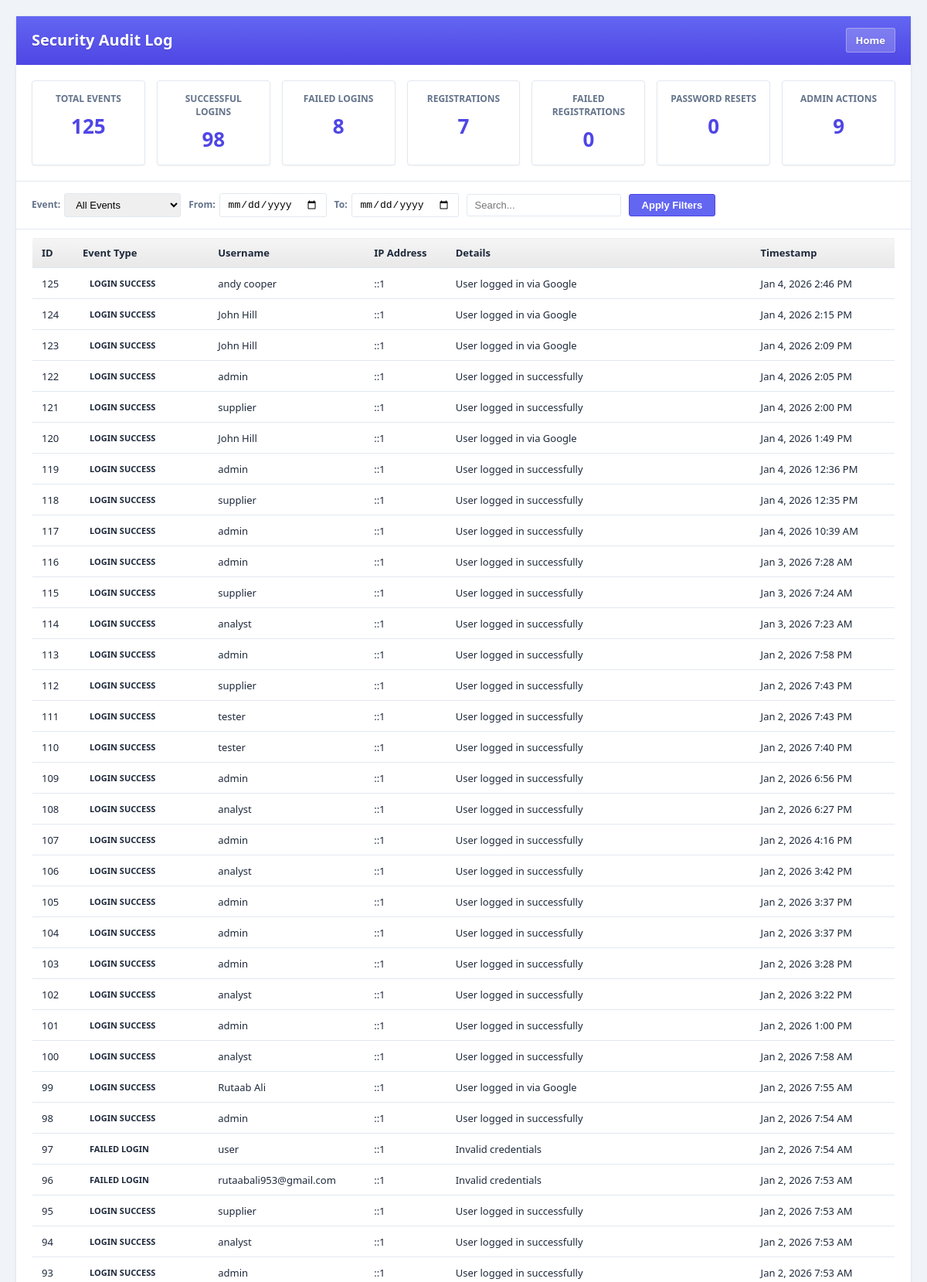
Screenshot of /maintenance/security_audit.php (upper part) with the database file from the repository.
### tables this page shows
CREATE TABLE `security_logs` (
  `id` int(11) NOT NULL,
  `event_type` varchar(50) NOT NULL,
  `user_id` int(11) DEFAULT NULL,
  `username` varchar(100) DEFAULT NULL,
  `ip_address` varchar(45) DEFAULT NULL,
  `details` text DEFAULT NULL,
  `created_at` timestamp NOT NULL DEFAULT current_timestamp()
);

### maintenance/security_audit.php (the view, shortened to what this page needs)
<?php
include '../config/db.php';
$createTableSQL = "CREATE TABLE IF NOT EXISTS security_logs (
    id INT AUTO_INCREMENT PRIMARY KEY,
    event_type VARCHAR(50) NOT NULL,
    user_id INT DEFAULT NULL,
    username VARCHAR(100) DEFAULT NULL,
    ip_address VARCHAR(45) DEFAULT NULL,
    details TEXT DEFAULT NULL,
    created_at TIMESTAMP DEFAULT CURRENT_TIMESTAMP,
    INDEX idx_event_type (event_type),
    INDEX idx_user_id (user_id),
    INDEX idx_created_at (created_at)
) ENGINE=InnoDB DEFAULT CHARSET=utf8mb4";
$conn->query($createTableSQL);
$eventType = $_GET['event_type'] ?? 'all';
$dateFrom = $_GET['date_from'] ?? '';
$dateTo = $_GET['date_to'] ?? '';
$search = $_GET['search'] ?? '';
$whereClause = " WHERE 1=1";
$logs = $conn->query("SELECT * FROM security_logs $whereClause ORDER BY created_at DESC LIMIT 100");
$stats = [
    'total' => $conn->query("SELECT COUNT(*) as count FROM security_logs")->fetch_assoc()['count'],
    'login_success' => $conn->query("SELECT COUNT(*) as count FROM security_logs WHERE event_type = 'login_success'")->fetch_assoc()['count'],
    'failed_login' => $conn->query("SELECT COUNT(*) as count FROM security_logs WHERE event_type = 'failed_login'")->fetch_assoc()['count'],
    'user_registration' => $conn->query("SELECT COUNT(*) as count FROM security_logs WHERE event_type = 'user_registration'")->fetch_assoc()['count'],
    'registration_failed' => $conn->query("SELECT COUNT(*) as count FROM security_logs WHERE event_type = 'registration_failed'")->fetch_assoc()['count'],
    'password_reset' => $conn->query("SELECT COUNT(*) as count FROM security_logs WHERE event_type = 'password_reset'")->fetch_assoc()['count'],
    'admin_action' => $conn->query("SELECT COUNT(*) as count FROM security_logs WHERE event_type = 'admin_action'")->fetch_assoc()['count'],
];
?>
<!DOCTYPE html>
<html>
<head>
</head>
<body>
    <div class="container">
        <h1>Security Audit Log <a href="index.php" style="text-decoration: none; display: inline-block; padding: 6px 12px; font-size: 13px; font-weight: 600; border-radius: 3px; cursor: pointer; margin-left: auto; background: rgba(255,255,255,0.2); color: white; border: 1px solid rgba(255,255,255,0.3);">Home</a></h1>
        <div class="stats">
            <div class="stat-card">
                <h3>Total Events</h3>
                <div class="number"><?= number_format($stats['total']) ?></div>
            </div>
            <div class="stat-card">
                <h3>Successful Logins</h3>
                <div class="number"><?= number_format($stats['login_success']) ?></div>
            </div>
            <div class="stat-card">
                <h3>Failed Logins</h3>
                <div class="number"><?= number_format($stats['failed_login']) ?></div>
            </div>
            <div class="stat-card">
                <h3>Registrations</h3>
                <div class="number"><?= number_format($stats['user_registration']) ?></div>
            </div>
            <div class="stat-card">
                <h3>Failed Registrations</h3>
                <div class="number"><?= number_format($stats['registration_failed']) ?></div>
            </div>
            <div class="stat-card">
                <h3>Password Resets</h3>
                <div class="number"><?= number_format($stats['password_reset']) ?></div>
            </div>
            <div class="stat-card">
                <h3>Admin Actions</h3>
                <div class="number"><?= number_format($stats['admin_action']) ?></div>
            </div>
        </div>
        <form class="filters" method="get">
            <div class="filter-group">
                <label>Event:</label>
                <select name="event_type">
                    <option value="all" <?= $eventType == 'all' ? 'selected' : '' ?>>All Events</option>
                </select>
            </div>
            <div class="filter-group">
                <label>From:</label>
                <input type="date" name="date_from" value="<?= htmlspecialchars($dateFrom) ?>">
            </div>
            <div class="filter-group">
                <label>To:</label>
                <input type="date" name="date_to" value="<?= htmlspecialchars($dateTo) ?>">
            </div>
            <div class="filter-group">
                <input type="text" name="search" placeholder="Search..." value="<?= htmlspecialchars($search) ?>" style="width: 200px;">
            </div>
            <button type="submit" class="btn-filter">Apply Filters</button>
        </form>
        <table>
            <thead>
                <tr>
                    <th>ID</th>
                    <th>Event Type</th>
                    <th>Username</th>
                    <th>IP Address</th>
                    <th>Details</th>
                    <th>Timestamp</th>
                </tr>
            </thead>
            <tbody>
                <?php if ($logs && $logs->num_rows > 0): ?>
                    <?php while ($log = $logs->fetch_assoc()): ?>
                    <tr>
                        <td><?= $log['id'] ?></td>
                        <td><span class="badge badge-<?= $log['event_type'] ?>"><?= strtoupper(str_replace('_', ' ', $log['event_type'])) ?></span></td>
                        <td><?= htmlspecialchars($log['username'] ?? 'N/A') ?></td>
                        <td><?= htmlspecialchars($log['ip_address'] ?? 'N/A') ?></td>
                        <td><?= htmlspecialchars($log['details']) ?></td>
                        <td><?= date('M j, Y g:i A', strtotime($log['created_at'])) ?></td>
                    </tr>
                    <?php endwhile; ?>
                <?php endif; ?>
            </tbody>
        </table>
    </div>
</body>
</html>

### maintenance/security_audit.php (style rules this page uses)
:root { --primary-color: #6366f1; --primary-dark: #4f46e5; --secondary-color: #f8fafc; --text-dark: #1e293b; --text-light: #64748b; --shadow: 0 4px 12px rgba(0, 0, 0, 0.05); --shadow-lg: 0 10px 30px rgba(0, 0, 0, 0.1); --border-radius: 8px; --transition: all 0.2s ease-out; --pma-bg: #f0f4f8; --pma-bg-hover: #e6f2f9; --pma-border: #e2e8f0; --pma-success: #10b981; --pma-warning: #f59e0b; --pma-danger: #ef4444; --pma-primary: #6366f1; --pma-primary-dark: #4f46e5; --pma-text: #1e293b; --pma-text-light: #64748b; }
* { margin: 0; padding: 0; box-sizing: border-box; }
body { font-family: 'Segoe UI', 'Source Sans Pro', 'Ubuntu', 'DejaVu Sans', sans-serif; font-size: 13px; line-height: 1.4; color: var(--pma-text); background: var(--pma-bg); padding: 20px; }
.container { max-width: 1600px; margin: 0 auto; background: white; border: 1px solid var(--pma-border); border-radius: 4px; box-shadow: 0 1px 3px rgba(0,0,0,0.05); }
h1 { font-size: 20px; font-weight: 600; color: white; background: linear-gradient(to bottom, var(--pma-primary), var(--pma-primary-dark)); padding: 15px 20px; margin: 0; border-bottom: 1px solid var(--pma-primary-dark); text-shadow: 0 1px 1px rgba(0,0,0,0.2); display: flex; align-items: center; gap: 10px; }
h1:before { font-size: 22px; }
.stats { display: grid; grid-template-columns: repeat(7, 1fr); gap: 15px; padding: 20px; border-bottom: 1px solid var(--pma-border); background: var(--pma-bg-header); }
.stat-card { background: white; border: 1px solid var(--pma-border); border-radius: 4px; padding: 15px; text-align: center; box-shadow: 0 1px 2px rgba(0,0,0,0.05); }
.stat-card h3 { font-size: 12px; color: var(--pma-text-light); font-weight: 600; margin-bottom: 8px; text-transform: uppercase; }
.stat-card .number { font-size: 26px; font-weight: 700; color: var(--pma-primary-dark); }
.filters { display: flex; align-items: center; gap: 10px; padding: 15px 20px; background: var(--pma-bg-header); border-bottom: 1px solid var(--pma-border); flex-wrap: wrap; }
.filter-group { display: flex; align-items: center; gap: 5px; }
.filter-group label { font-size: 12px; font-weight: 600; color: var(--pma-text-light); }
.filter-group select, .filter-group input { padding: 6px 10px; border: 1px solid var(--pma-border); border-radius: 3px; font-size: 13px; }
.btn-filter { padding: 6px 16px; background: var(--pma-primary); border: 1px solid var(--pma-primary-dark); border-radius: 3px; color: white; font-size: 13px; font-weight: 600; cursor: pointer; }
table { width: calc(100% - 40px); margin: 10px 20px 20px 20px; border-collapse: collapse; border: 1px solid var(--pma-border); border-radius: 3px; overflow: hidden; background: white; font-size: 13px; }
table th { background: linear-gradient(to bottom, #F5F5F5, #E8E8E8); color: var(--pma-text); font-weight: 600; padding: 10px 12px; border-bottom: 1px solid var(--pma-border); text-align: left; }
table tr { border-bottom: 1px solid var(--pma-border); transition: background-color 0.1s ease; }
table tr:nth-child(even) { background-color: var(--pma-bg-stripe); }
table td { padding: 10px 12px; vertical-align: middle; }
.badge { display: inline-block; padding: 3px 8px; font-size: 11px; font-weight: 600; line-height: 1; text-align: center; white-space: nowrap; border-radius: 3px; border: 1px solid transparent; text-transform: uppercase; }

### rows the page displays
security_logs: id "125", event_type "LOGIN SUCCESS", username "andy cooper", ip_address "::1", details "User logged in via Google", created_at "Jan 4, 2026 2:46 PM"
security_logs: id "124", event_type "LOGIN SUCCESS", username "John Hill", ip_address "::1", details "User logged in via Google", created_at "Jan 4, 2026 2:15 PM"
security_logs: id "123", event_type "LOGIN SUCCESS", username "John Hill", ip_address "::1", details "User logged in via Google", created_at "Jan 4, 2026 2:09 PM"
security_logs: id "122", event_type "LOGIN SUCCESS", username "admin", ip_address "::1", details "User logged in successfully", created_at "Jan 4, 2026 2:05 PM"
security_logs: id "121", event_type "LOGIN SUCCESS", username "supplier", ip_address "::1", details "User logged in successfully", created_at "Jan 4, 2026 2:00 PM"
security_logs: id "120", event_type "LOGIN SUCCESS", username "John Hill", ip_address "::1", details "User logged in via Google", created_at "Jan 4, 2026 1:49 PM"
security_logs: id "119", event_type "LOGIN SUCCESS", username "admin", ip_address "::1", details "User logged in successfully", created_at "Jan 4, 2026 12:36 PM"
security_logs: id "118", event_type "LOGIN SUCCESS", username "supplier", ip_address "::1", details "User logged in successfully", created_at "Jan 4, 2026 12:35 PM"
security_logs: id "117", event_type "LOGIN SUCCESS", username "admin", ip_address "::1", details "User logged in successfully", created_at "Jan 4, 2026 10:39 AM"
security_logs: id "116", event_type "LOGIN SUCCESS", username "admin", ip_address "::1", details "User logged in successfully", created_at "Jan 3, 2026 7:28 AM"
security_logs: id "115", event_type "LOGIN SUCCESS", username "supplier", ip_address "::1", details "User logged in successfully", created_at "Jan 3, 2026 7:24 AM"
security_logs: id "114", event_type "LOGIN SUCCESS", username "analyst", ip_address "::1", details "User logged in successfully", created_at "Jan 3, 2026 7:23 AM"
security_logs: id "113", event_type "LOGIN SUCCESS", username "admin", ip_address "::1", details "User logged in successfully", created_at "Jan 2, 2026 7:58 PM"
security_logs: id "112", event_type "LOGIN SUCCESS", username "supplier", ip_address "::1", details "User logged in successfully", created_at "Jan 2, 2026 7:43 PM"
security_logs: id "111", event_type "LOGIN SUCCESS", username "tester", ip_address "::1", details "User logged in successfully", created_at "Jan 2, 2026 7:43 PM"
security_logs: id "110", event_type "LOGIN SUCCESS", username "tester", ip_address "::1", details "User logged in successfully", created_at "Jan 2, 2026 7:40 PM"
security_logs: id "109", event_type "LOGIN SUCCESS", username "admin", ip_address "::1", details "User logged in successfully", created_at "Jan 2, 2026 6:56 PM"
security_logs: id "108", event_type "LOGIN SUCCESS", username "analyst", ip_address "::1", details "User logged in successfully", created_at "Jan 2, 2026 6:27 PM"
security_logs: id "107", event_type "LOGIN SUCCESS", username "admin", ip_address "::1", details "User logged in successfully", created_at "Jan 2, 2026 4:16 PM"
security_logs: id "106", event_type "LOGIN SUCCESS", username "analyst", ip_address "::1", details "User logged in successfully", created_at "Jan 2, 2026 3:42 PM"
security_logs: id "105", event_type "LOGIN SUCCESS", username "admin", ip_address "::1", details "User logged in successfully", created_at "Jan 2, 2026 3:37 PM"
security_logs: id "104", event_type "LOGIN SUCCESS", username "admin", ip_address "::1", details "User logged in successfully", created_at "Jan 2, 2026 3:37 PM"
security_logs: id "103", event_type "LOGIN SUCCESS", username "admin", ip_address "::1", details "User logged in successfully", created_at "Jan 2, 2026 3:28 PM"
security_logs: id "102", event_type "LOGIN SUCCESS", username "analyst", ip_address "::1", details "User logged in successfully", created_at "Jan 2, 2026 3:22 PM"
security_logs: id "101", event_type "LOGIN SUCCESS", username "admin", ip_address "::1", details "User logged in successfully", created_at "Jan 2, 2026 1:00 PM"
security_logs: id "100", event_type "LOGIN SUCCESS", username "analyst", ip_address "::1", details "User logged in successfully", created_at "Jan 2, 2026 7:58 AM"
security_logs: id "99", event_type "LOGIN SUCCESS", username "Rutaab Ali", ip_address "::1", details "User logged in via Google", created_at "Jan 2, 2026 7:55 AM"
security_logs: id "98", event_type "LOGIN SUCCESS", username "admin", ip_address "::1", details "User logged in successfully", created_at "Jan 2, 2026 7:54 AM"
security_logs: id "97", event_type "FAILED LOGIN", username "user", ip_address "::1", details "Invalid credentials", created_at "Jan 2, 2026 7:54 AM"
security_logs: id "96", event_type "FAILED LOGIN", username "rutaabali953@gmail.com", ip_address "::1", details "Invalid credentials", created_at "Jan 2, 2026 7:53 AM"
security_logs: id "95", event_type "LOGIN SUCCESS", username "supplier", ip_address "::1", details "User logged in successfully", created_at "Jan 2, 2026 7:53 AM"
security_logs: id "94", event_type "LOGIN SUCCESS", username "analyst", ip_address "::1", details "User logged in successfully", created_at "Jan 2, 2026 7:53 AM"
security_logs: id "93", event_type "LOGIN SUCCESS", username "admin", ip_address "::1", details "User logged in successfully", created_at "Jan 2, 2026 7:53 AM"

### other values shown
$stats['total'] "125"
$stats['login_success'] "98"
$stats['failed_login'] "8"
$stats['user_registration'] "7"
$stats['registration_failed'] "0"
$stats['password_reset'] "0"
$stats['admin_action'] "9"
